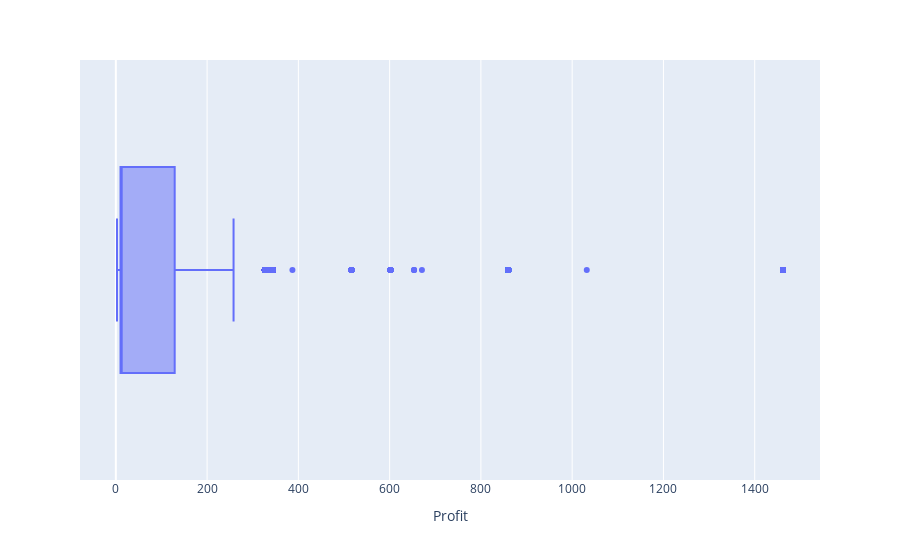

Notebook code cell kept with this figure:
### Code cell
px.box(df, x='Profit').show()

### Figure 1 — Plotly figure (JSON) as saved in the notebook; plotly's stock layout.template omitted (floating-point values rounded to 4 significant figures; data arrays with more than 128 entries replaced by an {"elided": "..."} marker saying what was removed)
{"data": [{"alignmentgroup": "True", "hovertemplate": "Profit=%{x}<extra></extra>", "legendgroup": "", "marker": {"color": "#636efa"}, "name": "", "notched": false, "offsetgroup": "", "orientation": "h", "showlegend": false, "type": "box", "x": {"elided": "24949 float values"}, "x0": " ", "xaxis": "x", "y0": " ", "yaxis": "y"}], "layout": {"boxmode": "group", "legend": {"tracegroupgap": 0}, "margin": {"t": 60}, "xaxis": {"anchor": "y", "domain": [0, 1], "title": {"text": "Profit"}}, "yaxis": {"anchor": "x", "domain": [0, 1]}}}
